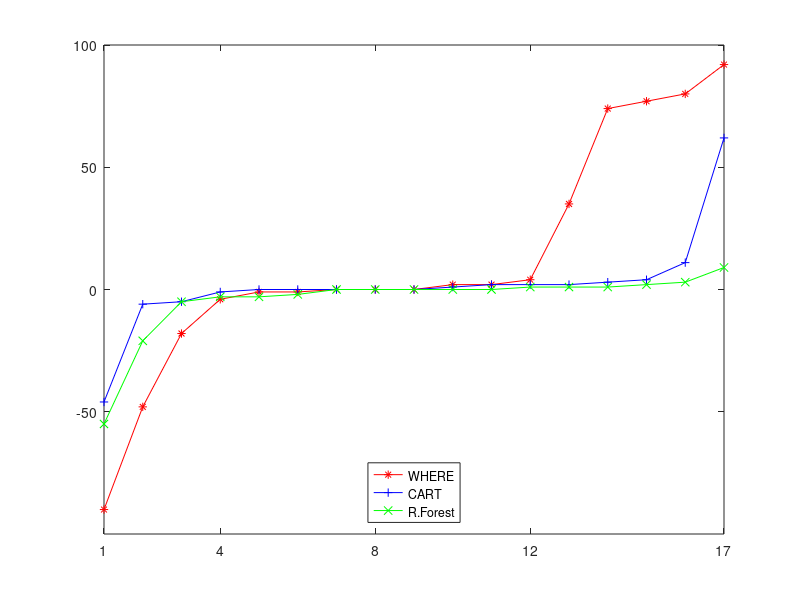

Write the MATLAB code that produced this figure. (Note: this script raises an error after producing the figure.)
clf
 FigHandle = figure('Position', [220, 300, 200, 400]);
%plot([1:17],[0:0])
x = [1:17]
box on 
hold on
plot(x,[-90, -48, -18, -4, -1, -1, 0, 0, 0, 2, 2, 4, 35, 74, 77, 80, 92], '-r*')
hold on
plot(x,[-46,-6,-5,-1,0,0,0,0,0,1,2,2,2,3,4,11,62],'-b+')
hold on
plot(x,[-55,-21,-5,-3,-3,-2,0,0,0,0,0,1,1,1,2,3,9], '-gx')
axis([1 17 -100 100])
legend('WHERE','CART','R.Forest','Location','South')
set(gca,'XTick', [1,4,8,12,17])
set(gca, 'YTick',[-50,0,50,100])
hline = refline([0 0]);
set(hline,'Color','k')
title('F')
legend('boxoff')
xlabel('improvements, sorted')

 FigHandle = figure('Position', [220, 300, 200, 400]);
%plot([1:17],[0:0])
x = [1:17]
box on 
hold on
plot(x,[-40,-38,-25,-24,-5,-2,0,0,0,0,0,0,0,0,0,27,74], '-r*')
hold on
plot(x,[-44,-42,-12,-2,-1,0,0,0,2,2,3,3,13,24,25,29,74],'-b+')
hold on
plot(x,[-24,-11,-4,-3,-1,-1,0,0,0,0,0,0,1,3,3,10,74], '-gx')
axis([1 17 -100 100])
legend('WHERE','CART','R.Forest','Location','South')
set(gca,'XTick', [1,4,8,12,17])
set(gca, 'YTick',[-50,0,50,100])
hline = refline([0 0]);
set(hline,'Color','k')
title('Precision')
legend('boxoff')
xlabel('improvements, sorted')
